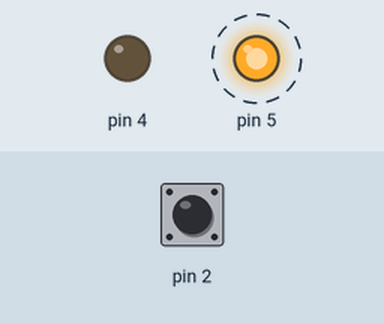
This sketch was run on a simulated Arduino Uno, built with avr-gcc and run on an emulated ATmega328P. Shown: output pins drawn as LEDs (lit = HIGH). Dashed ring = blinking. The inputs (shaded band) are chosen by the test bench; at power-on: pin 2 HIGH.

Above: at 4.25 s.
5.1 s: pin 2 pulled LOW for 0.15 s
At 6.0 s:
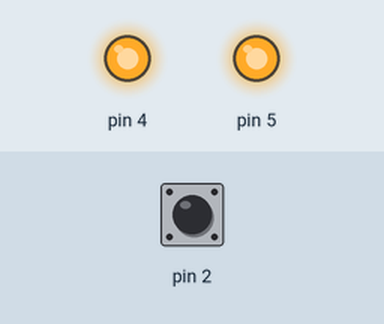
8.1 s: pin 2 pulled LOW for 1 s
At 9.9 s:
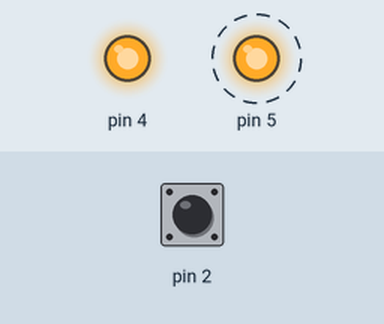
11.1 s: pin 2 pulled LOW for 3.2 s
At 15.72 s:
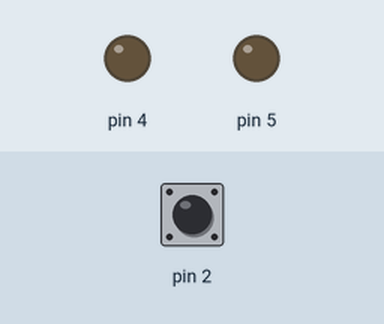
15.8 s: pin 2 pulled LOW for 0.15 s
At 16.7 s:
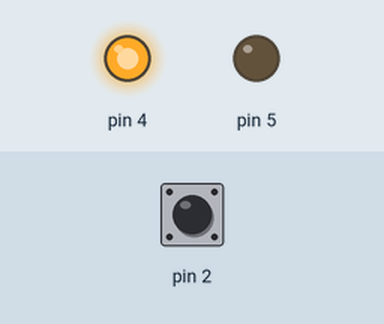
Timing chart, 0 to 19.8 s (numbered marks = the images above; inputs shaded):
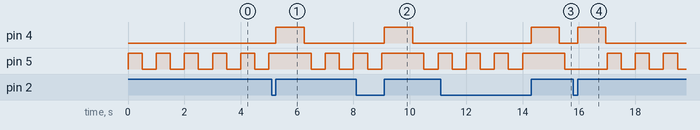

The sketch:

Exercicio01.ino
```cpp
ISR(INT0_vect) {
  PORTD |= 0b00010000;
  _delay_ms(1 * 1000);
  PORTD &= ~0b00010000;
}

int main() {
  DDRD = 0b00110000;
  PORTD = 0b00000100;
  EICRA = 0b00000011;
  EIMSK = 0b00000001;

  sei();

  while (1) {
    PORTD ^= 0b00100000;
    _delay_ms(500);
  }

  return 0;
}
```

Measured:
- after the input at 5.1 s, pin 4: LOW → HIGH after 0.15 s, → LOW 1.0 s later
- after the input at 8.1 s, pin 4: LOW → HIGH after 1.0 s, → LOW 1.0 s later; pin 5: HIGH → LOW after 2.4 s, → HIGH 0.50 s later
- after the input at 11.1 s, pin 4: LOW → HIGH after 3.2 s, → LOW 1.0 s later
- after the input at 15.8 s, pin 4: LOW → HIGH after 0.15 s, → LOW 1.0 s later
- by itself, pin 5: alternates HIGH for 0.50 s and LOW for 0.50 s
